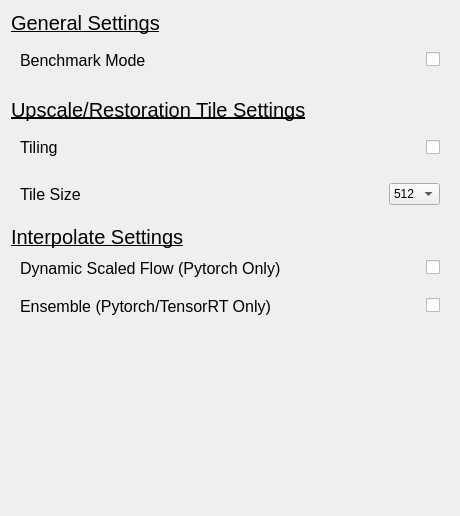
                             <widget class="QWidget" name="scrollAreaWidgetContents_5">
                              <property name="geometry">
                               <rect>
                                <x>0</x>
                                <y>0</y>
                                <width>460</width>
                                <height>516</height>
                               </rect>
                              </property>
                              <property name="sizePolicy">
                               <sizepolicy hsizetype="Preferred" vsizetype="Expanding">
                                <horstretch>0</horstretch>
                                <verstretch>0</verstretch>
                               </sizepolicy>
                              </property>
                              <property name="minimumSize">
                               <size>
                                <width>0</width>
                                <height>0</height>
                               </size>
                              </property>
                              <layout class="QVBoxLayout" name="verticalLayout_33">
                               <property name="spacing">
                                <number>9</number>
                               </property>
                               <property name="leftMargin">
                                <number>11</number>
                               </property>
                               <property name="topMargin">
                                <number>11</number>
                               </property>
                               <property name="rightMargin">
                                <number>11</number>
                               </property>
                               <property name="bottomMargin">
                                <number>11</number>
                               </property>
                               <item alignment="Qt::AlignmentFlag::AlignTop">
                                <widget class="QWidget" name="generalContainer" native="true">
                                 <property name="sizePolicy">
                                  <sizepolicy hsizetype="Preferred" vsizetype="Expanding">
                                   <horstretch>0</horstretch>
                                   <verstretch>0</verstretch>
                                  </sizepolicy>
                                 </property>
                                 <layout class="QVBoxLayout" name="verticalLayout_31">
                                  <property name="spacing">
                                   <number>6</number>
                                  </property>
                                  <property name="leftMargin">
                                   <number>0</number>
                                  </property>
                                  <property name="topMargin">
                                   <number>0</number>
                                  </property>
                                  <property name="rightMargin">
                                   <number>0</number>
                                  </property>
                                  <property name="bottomMargin">
                                   <number>0</number>
                                  </property>
                                  <item>
                                   <widget class="QLabel" name="label_41">
                                    <property name="font">
                                     <font>
                                      <pointsize>15</pointsize>
                                      <underline>true</underline>
                                     </font>
                                    </property>
                                    <property name="text">
                                     <string>General Settings</string>
                                    </property>
                                   </widget>
                                  </item>
                                  <item>
                                   <widget class="QWidget" name="benchmarkModeContainer" native="true">
                                    <layout class="QHBoxLayout" name="horizontalLayout_42">
                                     <property name="spacing">
                                      <number>6</number>
                                     </property>
                                     <property name="leftMargin">
                                      <number>9</number>
                                     </property>
                                     <property name="topMargin">
                                      <number>9</number>
                                     </property>
                                     <property name="rightMargin">
                                      <number>9</number>
                                     </property>
                                     <property name="bottomMargin">
                                      <number>9</number>
                                     </property>
                                     <item>
                                      <widget class="QLabel" name="label_18">
                                       <property name="font">
                                        <font>
                                         <pointsize>12</pointsize>
                                        </font>
                                       </property>
                                       <property name="toolTip">
                                        <string/>
                                       </property>
                                       <property name="statusTip">
                                        <string/>
                                       </property>
                                       <property name="text">
                                        <string>Benchmark Mode</string>
                                       </property>
                                      </widget>
                                     </item>
                                     <item>
                                      <spacer name="horizontalSpacer">
                                       <property name="orientation">
                                        <enum>Qt::Orientation::Horizontal</enum>
                                       </property>
                                       <property name="sizeHint" stdset="0">
                                        <size>
                                         <width>40</width>
                                         <height>20</height>
                                        </size>
                                       </property>
                                      </spacer>
                                     </item>
                                     <item>
                                      <widget class="QLabel" name="label_5">
                                       <property name="maximumSize">
                                        <size>
                                         <width>25</width>
                                         <height>25</height>
                                        </size>
                                       </property>
                                       <property name="toolTip">
                                        <string>&lt;html&gt;&lt;head/&gt;&lt;body&gt;&lt;p&gt;Perform processing without outputing new video. This tests the raw performance of the inference.&lt;/p&gt;&lt;/body&gt;&lt;/html&gt;</string>
                                       </property>
                                       <property name="text">
                                        <string/>
                                       </property>
                                       <property name="pixmap">
                                        <pixmap resource="resources.qrc">:/icons/icons/info.svg</pixmap>
                                       </property>
                                       <property name="scaledContents">
                                        <bool>true</bool>
                                       </property>
                                      </widget>
                                     </item>
                                     <item>
                                      <widget class="QCheckBox" name="benchmarkModeCheckBox">
                                       <property name="styleSheet">
                                        <string notr="true"/>
                                       </property>
                                       <property name="text">
                                        <string/>
                                       </property>
                                      </widget>
                                     </item>
                                    </layout>
                                   </widget>
                                  </item>
                                 </layout>
                                </widget>
                               </item>
                               <item alignment="Qt::AlignmentFlag::AlignTop">
                                <widget class="QWidget" name="upscaleContainer" native="true">
                                 <property name="sizePolicy">
                                  <sizepolicy hsizetype="Preferred" vsizetype="Expanding">
                                   <horstretch>0</horstretch>
                                   <verstretch>0</verstretch>
                                  </sizepolicy>
                                 </property>
                                 <property name="minimumSize">
                                  <size>
                                   <width>351</width>
                                   <height>128</height>
                                  </size>
                                 </property>
                                 <layout class="QVBoxLayout" name="verticalLayout_16">
                                  <property name="spacing">
                                   <number>0</number>
                                  </property>
                                  <property name="leftMargin">
                                   <number>0</number>
                                  </property>
                                  <property name="topMargin">
                                   <number>0</number>
                                  </property>
                                  <property name="rightMargin">
                                   <number>0</number>
                                  </property>
                                  <property name="bottomMargin">
                                   <number>0</number>
                                  </property>
                                  <item>
                                   <widget class="QLabel" name="label_40">
                                    <property name="font">
                                     <font>
                                      <pointsize>15</pointsize>
                                      <underline>true</underline>
                                     </font>
                                    </property>
                                    <property name="text">
                                     <string>Upscale/Restoration Tile Settings</string>
                                    </property>
                                   </widget>
                                  </item>
                                  <item>
                                   <widget class="QWidget" name="tilingContainer" native="true">
                                    <layout class="QHBoxLayout" name="horizontalLayout_16">
                                     <property name="spacing">
                                      <number>6</number>
                                     </property>
                                     <property name="leftMargin">
                                      <number>9</number>
                                     </property>
                                     <property name="topMargin">
                                      <number>0</number>
                                     </property>
                                     <property name="rightMargin">
                                      <number>9</number>
                                     </property>
                                     <property name="bottomMargin">
                                      <number>9</number>
                                     </property>
                                     <item>
                                      <widget class="QLabel" name="label_33">
                                       <property name="font">
                                        <font>
                                         <pointsize>12</pointsize>
                                        </font>
                                       </property>
                                       <property name="text">
                                        <string>Tiling</string>
                                       </property>
                                      </widget>
                                     </item>
                                     <item>
                                      <spacer name="horizontalSpacer_8">
                                       <property name="orientation">
                                        <enum>Qt::Orientation::Horizontal</enum>
                                       </property>
                                       <property name="sizeHint" stdset="0">
                                        <size>
                                         <width>40</width>
                                         <height>20</height>
                                        </size>
                                       </property>
                                      </spacer>
                                     </item>
                                     <item>
                                      <widget class="QLabel" name="label_34">
                                       <property name="maximumSize">
                                        <size>
                                         <width>25</width>
                                         <height>25</height>
                                        </size>
                                       </property>
                                       <property name="toolTip">
                                        <string>&lt;html&gt;&lt;head/&gt;&lt;body&gt;&lt;p&gt;Split up processing upscaled frames into chunks.&lt;/p&gt;&lt;p&gt;Lowers VRAM usage, but also slows down render. &lt;/p&gt;&lt;p&gt;Only use when render failes due to VRAM limits.&lt;/p&gt;&lt;/body&gt;&lt;/html&gt;</string>
                                       </property>
                                       <property name="text">
                                        <string/>
                                       </property>
                                       <property name="pixmap">
                                        <pixmap resource="resources.qrc">:/icons/icons/info.svg</pixmap>
                                       </property>
                                       <property name="scaledContents">
                                        <bool>true</bool>
                                       </property>
                                      </widget>
                                     </item>
                                     <item>
                                      <widget class="QCheckBox" name="tilingCheckBox">
                                       <property name="text">
                                        <string/>
                                       </property>
                                      </widget>
                                     </item>
                                    </layout>
                                   </widget>
                                  </item>
                                  <item>
                                   <widget class="QWidget" name="tileSizeContainer" native="true">
                                    <layout class="QHBoxLayout" name="horizontalLayout_18">
                                     <property name="spacing">
                                      <number>6</number>
                                     </property>
                                     <property name="leftMargin">
                                      <number>9</number>
                                     </property>
                                     <property name="topMargin">
                                      <number>0</number>
                                     </property>
                                     <property name="rightMargin">
                                      <number>9</number>
                                     </property>
                                     <property name="bottomMargin">
                                      <number>0</number>
                                     </property>
                                     <item>
                                      <widget class="QLabel" name="label_32">
                                       <property name="font">
                                        <font>
                                         <pointsize>12</pointsize>
                                        </font>
                                       </property>
                                       <property name="text">
                                        <string>Tile Size</string>
                                       </property>
                                      </widget>
                                     </item>
                                     <item>
                                      <spacer name="horizontalSpacer_7">
                                       <property name="orientation">
                                        <enum>Qt::Orientation::Horizontal</enum>
                                       </property>
                                       <property name="sizeHint" stdset="0">
                                        <size>
                                         <width>40</width>
                                         <height>20</height>
                                        </size>
                                       </property>
                                      </spacer>
                                     </item>
                                     <item>
                                      <widget class="QComboBox" name="tileSizeComboBox">
                                       <item>
                                        <property name="text">
                                         <string>512</string>
                                        </property>
                                       </item>
                                       <item>
                                        <property name="text">
                                         <string>384</string>
                                        </property>
                                       </item>
                                       <item>
                                        <property name="text">
                                         <string>256</string>
                                        </property>
                                       </item>
                                       <item>
                                        <property name="text">
                                         <string>128</string>
                                        </property>
                                       </item>
                                       <item>
                                        <property name="text">
                                         <string>64</string>
                                        </property>
                                       </item>
                                      </widget>
                                     </item>
                                    </layout>
                                   </widget>
                                  </item>
                                 </layout>
                                </widget>
                               </item>
                               <item alignment="Qt::AlignmentFlag::AlignTop">
                                <widget class="QWidget" name="interpolateContainer_2" native="true">
                                 <property name="sizePolicy">
                                  <sizepolicy hsizetype="Preferred" vsizetype="Expanding">
                                   <horstretch>0</horstretch>
                                   <verstretch>0</verstretch>
                                  </sizepolicy>
                                 </property>
                                 <layout class="QVBoxLayout" name="interpolateContainer">
                                  <property name="spacing">
                                   <number>0</number>
                                  </property>
                                  <property name="leftMargin">
                                   <number>0</number>
                                  </property>
                                  <property name="topMargin">
                                   <number>0</number>
                                  </property>
                                  <property name="rightMargin">
                                   <number>0</number>
                                  </property>
                                  <property name="bottomMargin">
                                   <number>0</number>
                                  </property>
                                  <item>
                                   <widget class="QLabel" name="label_42">
                                    <property name="font">
                                     <font>
                                      <pointsize>15</pointsize>
                                      <underline>true</underline>
                                     </font>
                                    </property>
                                    <property name="text">
                                     <string>Interpolate Settings</string>
                                    </property>
                                   </widget>
                                  </item>
                                  <item>
                                   <widget class="QWidget" name="sloMoModeContainer_5" native="true">
                                    <layout class="QHBoxLayout" name="horizontalLayout_53">
                                     <item>
                                      <widget class="QLabel" name="label_70">
                                       <property name="font">
                                        <font>
                                         <pointsize>12</pointsize>
                                        </font>
                                       </property>
                                       <property name="text">
                                        <string>Dynamic Scaled Flow (Pytorch Only)</string>
                                       </property>
                                      </widget>
                                     </item>
                                     <item>
                                      <spacer name="horizontalSpacer_26">
                                       <property name="orientation">
                                        <enum>Qt::Orientation::Horizontal</enum>
                                       </property>
                                       <property name="sizeHint" stdset="0">
                                        <size>
                                         <width>226</width>
                                         <height>20</height>
                                        </size>
                                       </property>
                                      </spacer>
                                     </item>
                                     <item>
                                      <widget class="QLabel" name="label_71">
                                       <property name="maximumSize">
                                        <size>
                                         <width>25</width>
                                         <height>25</height>
                                        </size>
                                       </property>
                                       <property name="toolTip">
                                        <string>&lt;html&gt;&lt;head/&gt;&lt;body&gt;&lt;p&gt;Scales optical flow based on the difference between frames.&lt;/p&gt;&lt;p&gt;Helps with anime interpolation.&lt;/p&gt;&lt;/body&gt;&lt;/html&gt;</string>
                                       </property>
                                       <property name="text">
                                        <string/>
                                       </property>
                                       <property name="pixmap">
                                        <pixmap resource="resources.qrc">:/icons/icons/info.svg</pixmap>
                                       </property>
                                       <property name="scaledContents">
                                        <bool>true</bool>
                                       </property>
                                      </widget>
                                     </item>
                                     <item>
                                      <widget class="QCheckBox" name="dynamicScaledOpticalFlowCheckBox">
                                       <property name="text">
                                        <string/>
                                       </property>
                                      </widget>
                                     </item>
                                    </layout>
                                   </widget>
                                  </item>
                                  <item>
                                   <widget class="QWidget" name="sloMoModeContainer_4" native="true">
                                    <layout class="QHBoxLayout" name="horizontalLayout_52">
                                     <item>
                                      <widget class="QLabel" name="label_68">
                                       <property name="font">
                                        <font>
                                         <pointsize>12</pointsize>
                                        </font>
                                       </property>
                                       <property name="text">
                                        <string>Ensemble (Pytorch/TensorRT Only)</string>
                                       </property>
                                      </widget>
                                     </item>
                                     <item>
                                      <spacer name="horizontalSpacer_25">
                                       <property name="orientation">
                                        <enum>Qt::Orientation::Horizontal</enum>
                                       </property>
                                       <property name="sizeHint" stdset="0">
                                        <size>
                                         <width>226</width>
                                         <height>20</height>
                                        </size>
                                       </property>
                                      </spacer>
                                     </item>
                                     <item>
                                      <widget class="QLabel" name="label_69">
                                       <property name="maximumSize">
                                        <size>
                                         <width>25</width>
                                         <height>25</height>
                                        </size>
                                       </property>
                                       <property name="toolTip">
                                        <string>&lt;html&gt;&lt;head/&gt;&lt;body&gt;&lt;p&gt;Ensembles flow, can produce better results.&lt;/p&gt;&lt;p&gt;Only compadible with older RIFE models and GMFSS&lt;/p&gt;&lt;/body&gt;&lt;/html&gt;</string>
                                       </property>
                                       <property name="text">
                                        <string/>
                                       </property>
                                       <property name="pixmap">
                                        <pixmap resource="resources.qrc">:/icons/icons/info.svg</pixmap>
                                       </property>
                                       <property name="scaledContents">
                                        <bool>true</bool>
                                       </property>
                                      </widget>
                                     </item>
                                     <item>
                                      <widget class="QCheckBox" name="ensembleCheckBox">
                                       <property name="text">
                                        <string/>
                                       </property>
                                      </widget>
                                     </item>
                                    </layout>
                                   </widget>
                                  </item>
                                 </layout>
                                </widget>
                               </item>
                               <item>
                                <widget class="QWidget" name="widget_19" native="true">
                                 <layout class="QHBoxLayout" name="horizontalLayout_23"/>
                                </widget>
                               </item>
                               <item>
                                <spacer name="verticalSpacer">
                                 <property name="orientation">
                                  <enum>Qt::Orientation::Vertical</enum>
                                 </property>
                                 <property name="sizeHint" stdset="0">
                                  <size>
                                   <width>20</width>
                                   <height>40</height>
                                  </size>
                                 </property>
                                </spacer>
                               </item>
                              </layout>
                             </widget>
